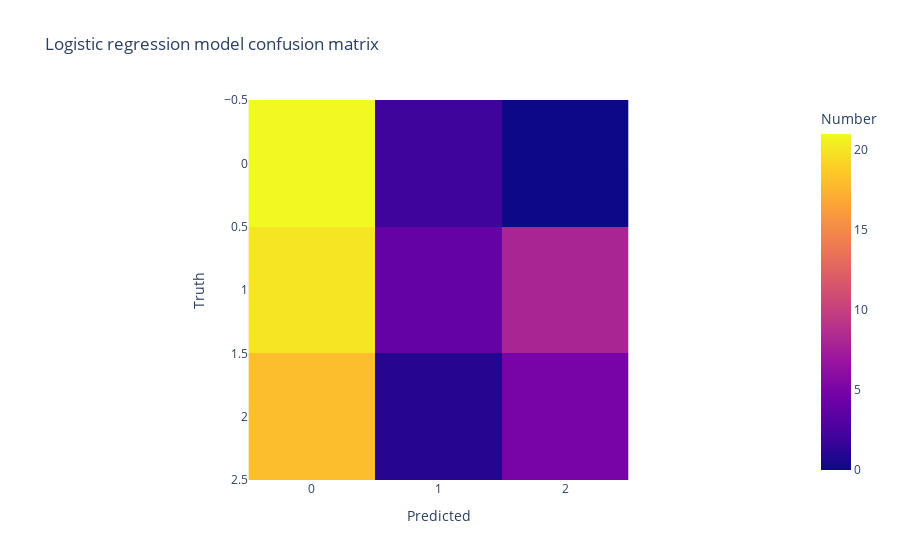

Notebook cell for this chart:
### Code cell
import plotly.express as px

y_pred = model.predict(X_test)
cm = confusion_matrix(y_test.values.argmax(axis=1), y_pred.argmax(axis=1))
px.imshow(cm, 
          title='Logistic regression model confusion matrix',
          labels=dict(x='Predicted', y='Truth', color='Number'))

### Figure 1 — Plotly figure (JSON) as saved in the notebook; plotly's stock layout.template omitted (floating-point values rounded to 4 significant figures)
{"data": [{"coloraxis": "coloraxis", "hovertemplate": "Predicted: %{x}<br>Truth: %{y}<br>Number: %{z}<extra></extra>", "name": "0", "type": "heatmap", "xaxis": "x", "yaxis": "y", "z": [[21, 2, 0], [20, 4, 8], [18, 1, 5]]}], "layout": {"coloraxis": {"colorbar": {"title": {"text": "Number"}}, "colorscale": [[0, "#0d0887"], [0.1111, "#46039f"], [0.2222, "#7201a8"], [0.3333, "#9c179e"], [0.4444, "#bd3786"], [0.5556, "#d8576b"], [0.6667, "#ed7953"], [0.7778, "#fb9f3a"], [0.8889, "#fdca26"], [1, "#f0f921"]]}, "title": {"text": "Logistic regression model confusion matrix"}, "xaxis": {"anchor": "y", "constrain": "domain", "domain": [0, 1], "scaleanchor": "y", "title": {"text": "Predicted"}}, "yaxis": {"anchor": "x", "autorange": "reversed", "constrain": "domain", "domain": [0, 1], "title": {"text": "Truth"}}}}
